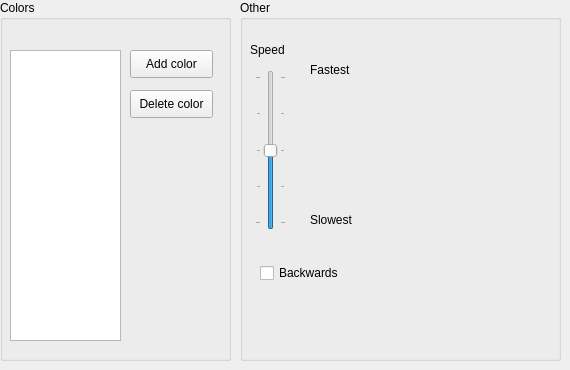
      <widget class="QWidget" name="coverMarqueeTab">
       <attribute name="title">
        <string>Covering Marquee</string>
       </attribute>
       <widget class="QGroupBox" name="groupBox_5">
        <property name="geometry">
         <rect>
          <x>0</x>
          <y>0</y>
          <width>231</width>
          <height>361</height>
         </rect>
        </property>
        <property name="title">
         <string>Colors</string>
        </property>
        <widget class="QListWidget" name="coverMarqueeList">
         <property name="geometry">
          <rect>
           <x>10</x>
           <y>50</y>
           <width>111</width>
           <height>291</height>
          </rect>
         </property>
        </widget>
        <widget class="QPushButton" name="coverMarqueeAdd">
         <property name="geometry">
          <rect>
           <x>130</x>
           <y>50</y>
           <width>83</width>
           <height>28</height>
          </rect>
         </property>
         <property name="text">
          <string>Add color</string>
         </property>
        </widget>
        <widget class="QPushButton" name="coverMarqueeDelete">
         <property name="geometry">
          <rect>
           <x>130</x>
           <y>90</y>
           <width>83</width>
           <height>28</height>
          </rect>
         </property>
         <property name="text">
          <string>Delete color</string>
         </property>
        </widget>
       </widget>
       <widget class="QGroupBox" name="groupBox_15">
        <property name="geometry">
         <rect>
          <x>240</x>
          <y>0</y>
          <width>321</width>
          <height>361</height>
         </rect>
        </property>
        <property name="title">
         <string>Other</string>
        </property>
        <widget class="QSlider" name="coverMarqueeSpeed">
         <property name="geometry">
          <rect>
           <x>15</x>
           <y>70</y>
           <width>31</width>
           <height>160</height>
          </rect>
         </property>
         <property name="maximum">
          <number>4</number>
         </property>
         <property name="value">
          <number>2</number>
         </property>
         <property name="orientation">
          <enum>Qt::Vertical</enum>
         </property>
         <property name="tickPosition">
          <enum>QSlider::TicksBothSides</enum>
         </property>
        </widget>
        <widget class="QLabel" name="label_27">
         <property name="geometry">
          <rect>
           <x>10</x>
           <y>40</y>
           <width>62</width>
           <height>20</height>
          </rect>
         </property>
         <property name="text">
          <string>Speed</string>
         </property>
        </widget>
        <widget class="QLabel" name="label_28">
         <property name="geometry">
          <rect>
           <x>70</x>
           <y>60</y>
           <width>62</width>
           <height>20</height>
          </rect>
         </property>
         <property name="text">
          <string>Fastest</string>
         </property>
        </widget>
        <widget class="QLabel" name="label_29">
         <property name="geometry">
          <rect>
           <x>70</x>
           <y>210</y>
           <width>62</width>
           <height>20</height>
          </rect>
         </property>
         <property name="text">
          <string>Slowest</string>
         </property>
        </widget>
        <widget class="QCheckBox" name="coverMarqueeBackwards">
         <property name="geometry">
          <rect>
           <x>20</x>
           <y>260</y>
           <width>89</width>
           <height>26</height>
          </rect>
         </property>
         <property name="text">
          <string>Backwards</string>
         </property>
        </widget>
       </widget>
      </widget>
